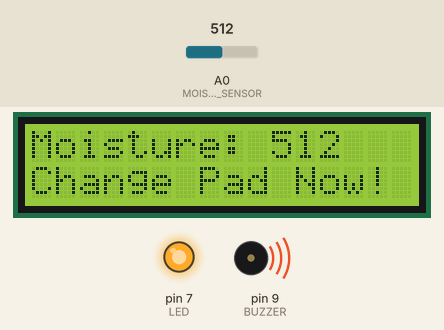
A sketch run on a simulated Arduino Uno, built with avr-gcc and run on an emulated ATmega328P. Parts: 16×2 character LCD, output pins drawn as LEDs (lit = HIGH), buzzer (waves = sounding, pin HIGH). Inputs (shaded band) come from the test bench; at power-on: A0 (MOISTURE_SENSOR) = 512.

Above: at 3.2 s.
3.3 s: A0 (MOISTURE_SENSOR) set to 491
At 5.2 s:
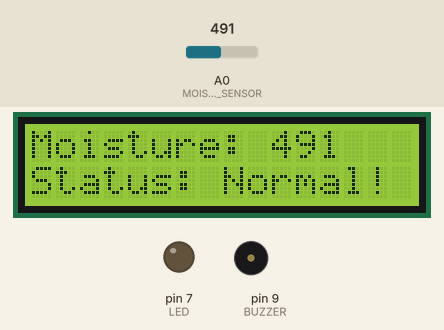
5.5 s: A0 (MOISTURE_SENSOR) set to 510
At 7.2 s:
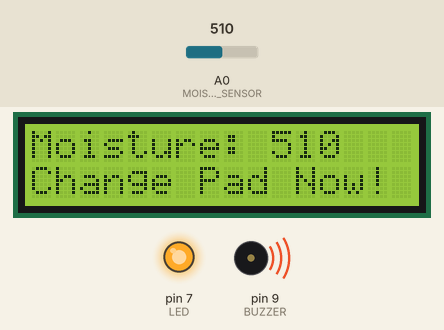
7.5 s: A0 (MOISTURE_SENSOR) set to 490
At 9.2 s:
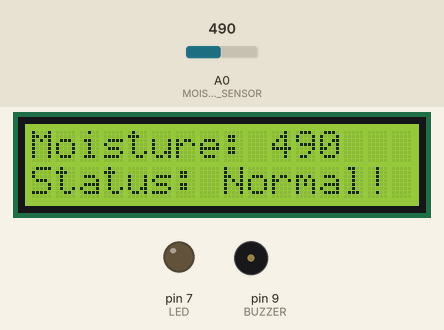
Timing chart, 0 to 10.7 s (numbered marks = the images above; inputs shaded):
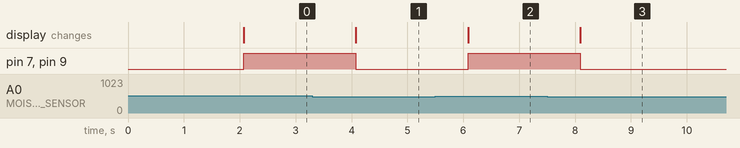

The sketch:

smart_pad1.ino
```cpp
#include <LiquidCrystal.h>

// LCD Pins: RS, E, D4, D5, D6, D7
LiquidCrystal lcd(12, 11, 5, 4, 3, 2);

#define MOISTURE_SENSOR A0
#define BUZZER 9
#define LED 7
#define THRESHOLD 500  // Adjust based on sensor readings

void setup() {
    pinMode(MOISTURE_SENSOR, INPUT);
    pinMode(BUZZER, OUTPUT);
    pinMode(LED, OUTPUT);
    lcd.begin(16, 2);
    lcd.print("Smart Pad Ready");
    delay(2000);
    lcd.clear();
}

void loop() {
    int moisture = analogRead(MOISTURE_SENSOR);
    lcd.setCursor(0, 0);
    lcd.print("Moisture: ");
    lcd.print(moisture);

    if (moisture > THRESHOLD) {
        digitalWrite(BUZZER, HIGH);
        digitalWrite(LED, HIGH);
        lcd.setCursor(0, 1);
        lcd.print("Change Pad Now!");
    } else {
        digitalWrite(BUZZER, LOW);
        digitalWrite(LED, LOW);
        lcd.setCursor(0, 1);
        lcd.print("Status: Normal");
    }
    delay(1000);
}
```

Measured:
- the behaviour switches between 501 and 500 on A0 (MOISTURE_SENSOR) (found by bisection; images 0 and 1)
- after the input at 3.3 s, pin 7 (LED), pin 9 (BUZZER): HIGH → LOW after 0.78 s; the display: changes after 0.78 s (image 1)
- after the input at 5.5 s, pin 7 (LED), pin 9 (BUZZER): LOW → HIGH after 0.59 s; the display: changes after 0.59 s (image 2)
- after the input at 7.5 s, pin 7 (LED), pin 9 (BUZZER): HIGH → LOW after 0.59 s; the display: changes after 0.60 s (image 3)
